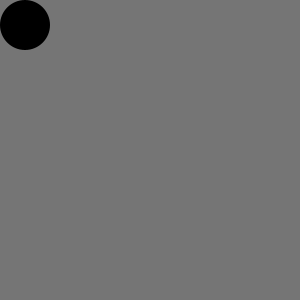
Frame 1 (no input)
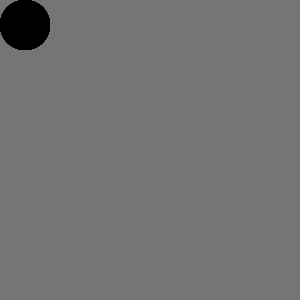
Frame 60 (the mouse pressed at the canvas centre just before this capture)
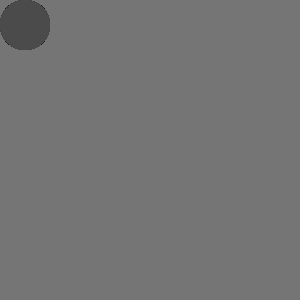
Frame 120 (the mouse held since frame 60 and released just before this capture)

The Processing sketch that drew these frames (run headless with seeded random() and noise(); from frame 60 on, the mouse is pressed at the canvas centre):

// Processing sketch: processing_18952
// ── processing_18952.pde

void setup(){
size(300,300);
frameRate(15);
smooth();
background(117);
}
int x=0;
void draw(){
  if(x <= 100){
    noStroke();
    fill(0);
    ellipse(25,25,50,50);
      x++;
  }

  if(x >= 101){
    noStroke();
    fill(x-45);
    ellipse(25,25,50,50);
    x++;
  }
  if(x >= 151){
    noStroke();
    fill(x-45);
    ellipse(x-125,x-125,50,50);
    x++;
  }
  if(x >= 301){
    background(117);
    noStroke();
    fill(255);
    ellipse(x-125,x-125,50,50);
  }
  if(x >= 302){
    noLoop();
  }
}
